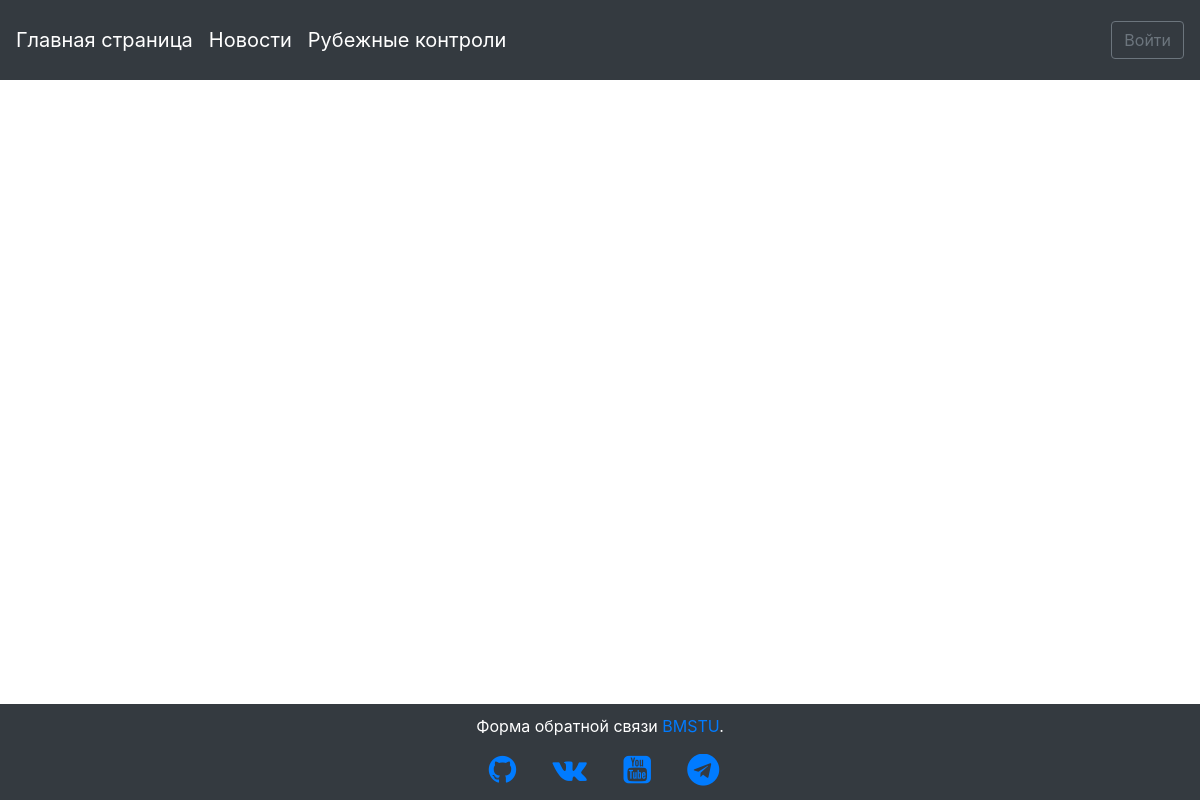
Before: /rk/1/results with the older database file.
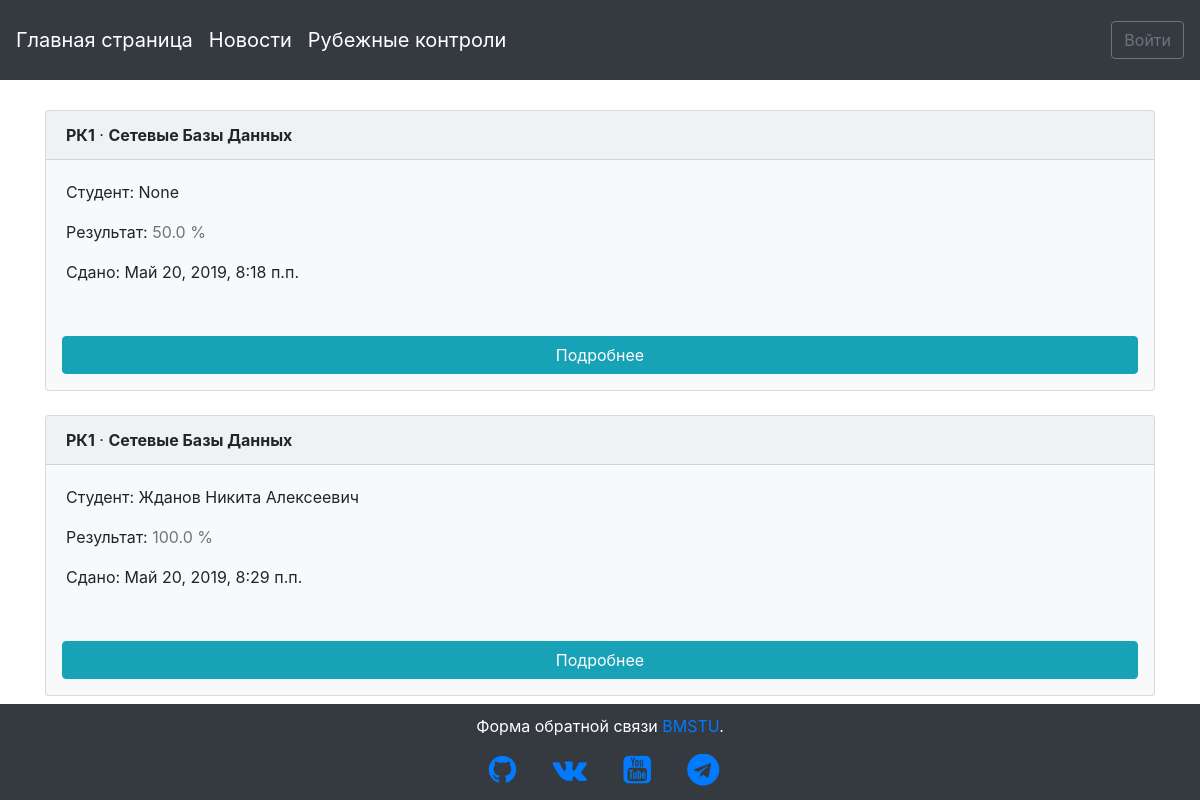
After: the same page with the newer database file.
### questiontest/models.py (models this page shows, shortened)
class RKResult(models.Model):
    student = models.ForeignKey(
            settings.AUTH_USER_MODEL,
            on_delete=models.CASCADE,
            verbose_name = "Студент"
        )
    rk = models.ForeignKey(RK, on_delete=models.CASCADE, verbose_name="РК", null=True)
    result = models.CharField(max_length=5, verbose_name="Результат в '%'", default="100%")
    answers = models.CharField(max_length=255, verbose_name="Ответы студента", default="[A, A]")
    date = models.DateTimeField(auto_now=True, verbose_name='Дата выполнения')

class RK(models.Model):
    name = models.CharField(max_length=255, verbose_name="Название РК", default="РК1")
    disciple = models.ForeignKey(Disciple, on_delete=models.CASCADE, verbose_name="Дисциплина", null=True)
    date_start = models.DateTimeField(default=now, verbose_name='Дата начала')
    date_stop = models.DateTimeField(verbose_name='Дата окончания', default=(now() + timedelta(days=3)))

### attendance_control/models.py (models this page shows)
class Disciple(models.Model):
    name = models.CharField(max_length=255, verbose_name='Название предмета')
    teacher = models.ForeignKey(CustomUser, on_delete=models.CASCADE, verbose_name="Преподаватель")
    def __str__(self):
        return self.name

### users/models.py (models this page shows, shortened)
class CustomUser(AbstractUser):
    date_of_birth = models.DateTimeField(verbose_name='Дата рождения', default=date.today)
    full_name = models.CharField(max_length=255, verbose_name='ФИО', null=True)
    phone_no = models.CharField(max_length=255, verbose_name='Контактный телефон', default='+7-499-555-55-55')
    STUDENT = 'СТ'
    TEACHER = 'ПР'
    ROLE_CHOICES = (
        (STUDENT, 'Студент'),
        (TEACHER, 'Преподаватель')
    )
    user_role = models.CharField(max_length=2,
        choices=ROLE_CHOICES,
        default=STUDENT,
        verbose_name='Роль пользователя'
    )
    IU1 = 'ИУ1'
    IU2 = 'ИУ2'
    IU3 = 'ИУ3'
    IU4 = 'ИУ4'
    IU5 = 'ИУ5'
    IU6 = 'ИУ6'
    IU7 = 'ИУ7'
    IU8 = 'ИУ8'
    STUDENT_GROUP_CHOICES = (
        (IU1, 'ИУ-1'),
        (IU2, 'ИУ-2'),
        (IU3, 'ИУ-3'),
        (IU4, 'ИУ-4'),
        (IU5, 'ИУ-5'),
        (IU6, 'ИУ-6'),
        (IU7, 'ИУ-7'),
        (IU8, 'ИУ-8')
    )
    student_group = models.CharField(max_length=3,
        choices=STUDENT_GROUP_CHOICES,
        verbose_name='Группа студента',
        default=IU6
    )
    """
    if user_role == STUDENT:
        user_group = ForeignKey(
        Student_group,
        on_delete=models.CASCADE,
        verbose_name = "Группа студента"
    )
    """

### questiontest/views.py (the view)
# urls.py: path('<rk_id>/results', views.RKResultsList, name="rk_results_list"),
def RKResultsList(request, rk_id):
    rks = RKResult.objects.filter(rk=rk_id)
    context = {'rks': rks}
    return render(request, "rk_results_list.html", context=context)

### templates/rk_results_list.html (shortened to what this page needs)
{% extends 'base.html' %}
{% block content %}
  {% for obj in rks %}
    <div class="card" style="background: #f8f9fa;">
      <div class="card-header">
        <span class="font-weight-bold">{{ obj.rk.name }}</span> &middot; <span class="font-weight-bold">{{ obj.rk.disciple }}</span>
      </div>
      <div class="card-body">
        <p>Студент: {{ obj.student.full_name }}</p>
        <p>Результат: <span class="text-muted">{{ obj.result }}</span></p>
        <p>Сдано: {{ obj.date }}</p>
      </div>
      <a class="btn btn-info m-3" href="{% url 'rk_result' obj.pk %}">Подробнее</a>
    </div>
    <br />
  {% endfor %}
{% endblock %}

### templates/base.html (shortened to what this page needs)
{% load static %}
<!doctype html>
<html lang="en">
  <head>
    <link rel="stylesheet" href="https://stackpath.bootstrapcdn.com/bootstrap/4.1.3/css/bootstrap.min.css">
    <link rel="stylesheet" href="https://cdnjs.cloudflare.com/ajax/libs/font-awesome/4.7.0/css/font-awesome.min.css">
    <link rel="stylesheet" href="{% static 'css/base.css' %}" type="text/css">
  </head>
  <body>
    <nav class="navbar fixed-top navbar-expand-md navbar-dark bg-dark mb-4" style="height: 80px;">
      <a class="navbar-brand" href="{% url 'home' %}">Главная страница</a>
      <a class="navbar-brand" href="{% url 'article_list' %}">Новости</a>
      <a class="navbar-brand" href="{% url 'rk_list' %}">Рубежные контроли</a>
      <div class="collapse navbar-collapse" id="navbarCollapse">
        {% if user.is_authenticated %}
          <ul class="navbar-nav ml-auto">
            <li class="nav-item">
              <a class="nav-link dropdown-toggle" href="#" id="userMenu" data-toggle="dropdown" aria-haspopup="true" aria-expanded="false">
                {{ user.username }}
              </a>
              <div class="dropdown-menu dropdown-menu-right" aria-labelledby="userMenu">
                <a class="dropdown-item" href="{% url 'password_change' %}">Изменить пароль</a>
                <div class="dropdown-divider"></div>
                {% if user.is_authenticated %}
                  {% if user.user_role == 'СТ' %}
                    <div class="dropdown-divider"></div>
                    <a class="dropdown-item" href="{% url 'orders_list' %}">Заявки</a>
                    <a class="dropdown-item" href="{% url 'chat_select' %}">Войти в чат</a>
                  {% endif %}
                  {% if user.user_role == 'ПР' %}
                    <a class="dropdown-item" href="{% url 'index_chat' %}">Создать чат</a>
                    <div class="dropdown-divider"></div>
                    <a class="dropdown-item" href="{% url 'attendance_list' %}">Посещаемость</a>
                    <div class="dropdown-divider"></div>
                  {% endif %}
                  <a class="dropdown-item" href="{% url 'user_profile' %}">Личный кабинет</a>
                  <div class="dropdown-divider"></div>
                {% endif %}
                {% if user.is_superuser %}
                  <a class="dropdown-item" href="/admin">Админ-панель</a>
                  <div class="dropdown-divider"></div>
                {% endif %}
                <a class="dropdown-item" href="{% url 'logout' %}">Выйти</a>
              </div>
            </li>
          </ul>
        {% else %}
          <form class="form-inline ml-auto">
            <a href="{% url 'login' %}" class="btn btn-outline-secondary">
            Войти</a>
          </form>
        {% endif %}
      </div>
    </nav>
    <div class="container" style="top: 110px; bottom: 120px; margin-bottom: 100px; position: relative;">
      {% block content %}
      {% endblock content %}
    </div>
  </body>
  <footer class="blog-footer fixed-bottom" style="height: 96px; width: 100%; left: 0px; right: 0px; text-align: center; color: white; background-color: #343a40!important; margin-top: 100px;">
    <p style="margin-top: 10px;">Форма обратной связи <a href="#">BMSTU</a>.</p>
    <div class="soc-icons">
      <ul>
        <li><a href="https://github.com/arthanadftz" target="_blank"><i class="fa fa-github fa-2x"></i></a></li>
        <li><a href="https://github.com/arthanadftz" target="_blank"><i class="fa fa-vk fa-2x"></i></a></li>
        <li><a href="https://github.com/arthanadftz" target="_blank"><i class="fa fa-youtube-square fa-2x"></i></a></li>
        <li><a href="https://github.com/arthanadftz" target="_blank"><i class="fa fa-telegram fa-2x"></i></a></li>
      </ul>
    </div>
  </footer>
</html>

### static/css/base.css (style rules this page uses)
body { background-image: url(http://iu1ni.bmstu.ru/imgs/mstu-logo.png); background-repeat: no-repeat; background-position: center 460px; background-size: 25%; background-color: #ffffff; background-attachment: fixed; }
.soc-icons ul { overflow-x:hidden; white-space:nowrap; height: auto; width: 100%; }
.soc-icons li { margin-right: 2rem; display: inline; }

Changed rows visible on the page:
added RKResult: rk.name "РК1", rk.disciple "Сетевые Базы Данных", student.full_name "None", result "50.0 %", date "Май 20, 2019, 8:18 п.п."
added RKResult: rk.name "РК1", rk.disciple "Сетевые Базы Данных", student.full_name "Жданов Никита Алексеевич", result "100.0 %", date "Май 20, 2019, 8:29 п.п."
